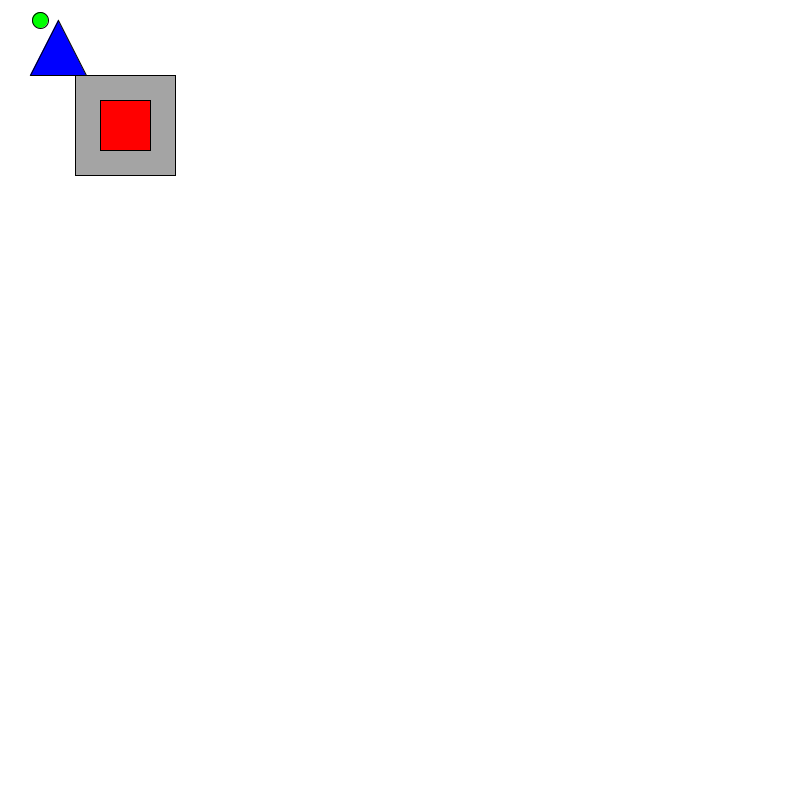
Frame 1 (no input)
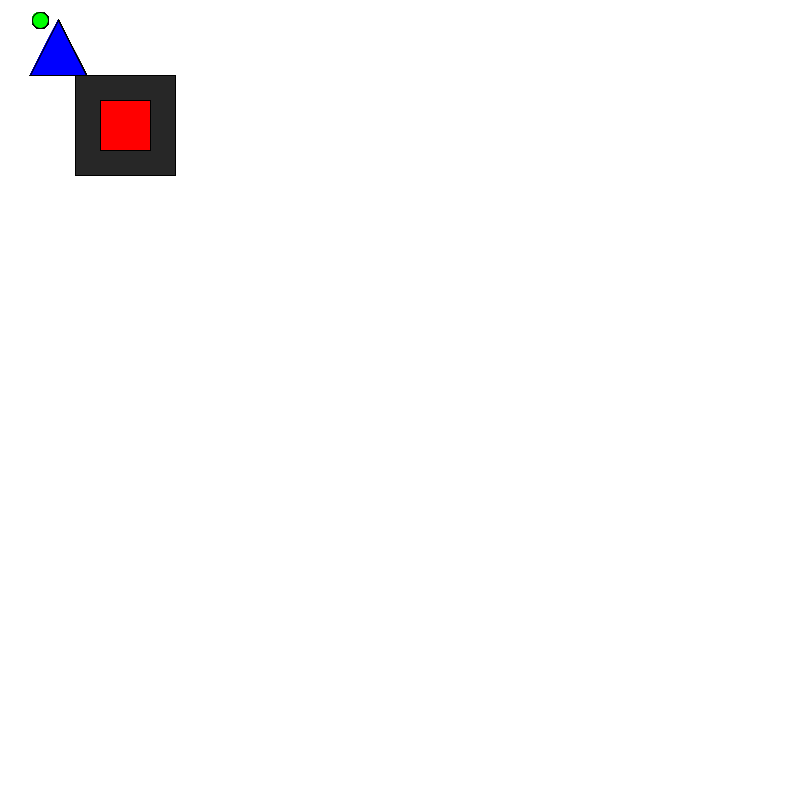
Frame 60 (the mouse pressed at the canvas centre just before this capture)
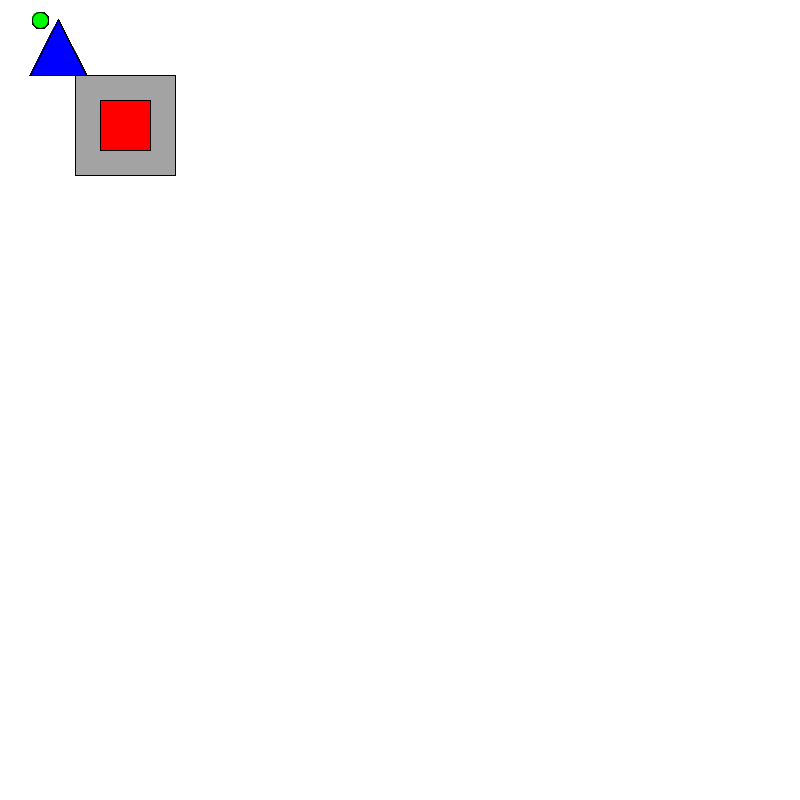
Frame 120 (the mouse held since frame 60 and released just before this capture)

The Processing sketch that drew these frames (run headless with seeded random() and noise(); from frame 60 on, the mouse is pressed at the canvas centre):

// Processing sketch: processing_162043
// ── processing_162043.pde

void setup() 
{
size(800, 800);
background(255); //set background white
colorMode(RGB); //set colors to Hue, Saturation, Brightness mode
}

void draw()
{
fill(random(255));
rect(75, 75, 100, 100);

fill(255,0,0);
rect(100, 100, 50, 50);

fill(0,255,0);
ellipse(40,20,16,16);

fill(0,0,255);
triangle(30, 75, 58, 20, 86, 75);
}
